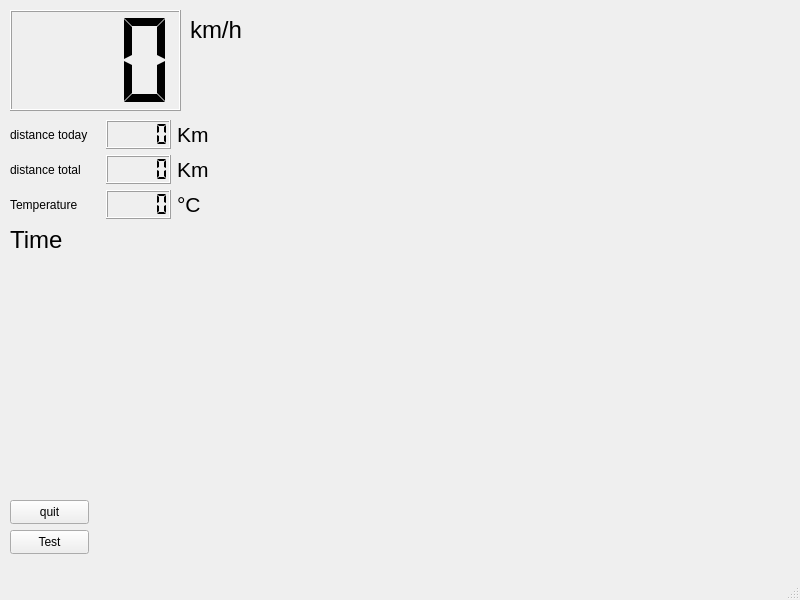
<?xml version="1.0" encoding="UTF-8"?>
<ui version="4.0">
 <class>Dashboard</class>
 <widget class="QMainWindow" name="Dashboard">
  <property name="geometry">
   <rect>
    <x>0</x>
    <y>0</y>
    <width>800</width>
    <height>600</height>
   </rect>
  </property>
  <property name="windowTitle">
   <string>Dashboard</string>
  </property>
  <property name="styleSheet">
   <string notr="true"/>
  </property>
  <widget class="QWidget" name="centralwidget">
   <widget class="QLCDNumber" name="speedCounter">
    <property name="geometry">
     <rect>
      <x>10</x>
      <y>10</y>
      <width>171</width>
      <height>101</height>
     </rect>
    </property>
    <property name="font">
     <font>
      <pointsize>18</pointsize>
     </font>
    </property>
    <property name="autoFillBackground">
     <bool>false</bool>
    </property>
    <property name="styleSheet">
     <string notr="true"/>
    </property>
    <property name="digitCount">
     <number>3</number>
    </property>
    <property name="segmentStyle">
     <enum>QLCDNumber::Flat</enum>
    </property>
    <property name="value" stdset="0">
     <double>0.000000000000000</double>
    </property>
   </widget>
   <widget class="QLabel" name="label_3">
    <property name="geometry">
     <rect>
      <x>190</x>
      <y>10</y>
      <width>61</width>
      <height>41</height>
     </rect>
    </property>
    <property name="sizePolicy">
     <sizepolicy hsizetype="Fixed" vsizetype="Preferred">
      <horstretch>0</horstretch>
      <verstretch>0</verstretch>
     </sizepolicy>
    </property>
    <property name="font">
     <font>
      <pointsize>18</pointsize>
     </font>
    </property>
    <property name="styleSheet">
     <string notr="true"/>
    </property>
    <property name="text">
     <string>km/h</string>
    </property>
    <property name="textFormat">
     <enum>Qt::RichText</enum>
    </property>
   </widget>
   <widget class="QPushButton" name="testButton">
    <property name="geometry">
     <rect>
      <x>10</x>
      <y>530</y>
      <width>79</width>
      <height>24</height>
     </rect>
    </property>
    <property name="text">
     <string>Test</string>
    </property>
   </widget>
   <widget class="QPushButton" name="quitButton">
    <property name="geometry">
     <rect>
      <x>10</x>
      <y>500</y>
      <width>79</width>
      <height>24</height>
     </rect>
    </property>
    <property name="text">
     <string>quit</string>
    </property>
   </widget>
   <widget class="QWidget" name="layoutWidget">
    <property name="geometry">
     <rect>
      <x>10</x>
      <y>120</y>
      <width>231</width>
      <height>134</height>
     </rect>
    </property>
    <layout class="QGridLayout" name="gridLayout_2">
     <item row="2" column="0">
      <widget class="QLabel" name="label_4">
       <property name="text">
        <string>Temperature</string>
       </property>
      </widget>
     </item>
     <item row="0" column="0">
      <widget class="QLabel" name="label">
       <property name="sizePolicy">
        <sizepolicy hsizetype="Fixed" vsizetype="Preferred">
         <horstretch>0</horstretch>
         <verstretch>0</verstretch>
        </sizepolicy>
       </property>
       <property name="minimumSize">
        <size>
         <width>90</width>
         <height>0</height>
        </size>
       </property>
       <property name="styleSheet">
        <string notr="true"/>
       </property>
       <property name="text">
        <string>distance today</string>
       </property>
      </widget>
     </item>
     <item row="0" column="1">
      <widget class="QLCDNumber" name="distanceTodayCounter">
       <property name="minimumSize">
        <size>
         <width>0</width>
         <height>0</height>
        </size>
       </property>
       <property name="maximumSize">
        <size>
         <width>16777215</width>
         <height>40</height>
        </size>
       </property>
       <property name="font">
        <font>
         <weight>50</weight>
         <italic>false</italic>
         <bold>false</bold>
        </font>
       </property>
       <property name="layoutDirection">
        <enum>Qt::LeftToRight</enum>
       </property>
       <property name="styleSheet">
        <string notr="true"/>
       </property>
       <property name="smallDecimalPoint">
        <bool>false</bool>
       </property>
       <property name="numDigits">
        <number>5</number>
       </property>
       <property name="segmentStyle">
        <enum>QLCDNumber::Flat</enum>
       </property>
      </widget>
     </item>
     <item row="1" column="0">
      <widget class="QLabel" name="label_2">
       <property name="sizePolicy">
        <sizepolicy hsizetype="Fixed" vsizetype="Preferred">
         <horstretch>0</horstretch>
         <verstretch>0</verstretch>
        </sizepolicy>
       </property>
       <property name="minimumSize">
        <size>
         <width>90</width>
         <height>0</height>
        </size>
       </property>
       <property name="styleSheet">
        <string notr="true"/>
       </property>
       <property name="text">
        <string>distance total</string>
       </property>
      </widget>
     </item>
     <item row="1" column="1">
      <widget class="QLCDNumber" name="distanceTotalCounter">
       <property name="minimumSize">
        <size>
         <width>0</width>
         <height>0</height>
        </size>
       </property>
       <property name="maximumSize">
        <size>
         <width>16777215</width>
         <height>40</height>
        </size>
       </property>
       <property name="styleSheet">
        <string notr="true"/>
       </property>
       <property name="numDigits">
        <number>5</number>
       </property>
       <property name="segmentStyle">
        <enum>QLCDNumber::Flat</enum>
       </property>
      </widget>
     </item>
     <item row="2" column="1">
      <widget class="QLCDNumber" name="tempValue">
       <property name="minimumSize">
        <size>
         <width>0</width>
         <height>0</height>
        </size>
       </property>
       <property name="maximumSize">
        <size>
         <width>16777215</width>
         <height>40</height>
        </size>
       </property>
       <property name="styleSheet">
        <string notr="true"/>
       </property>
       <property name="segmentStyle">
        <enum>QLCDNumber::Flat</enum>
       </property>
      </widget>
     </item>
     <item row="2" column="2">
      <widget class="QLabel" name="label_5">
       <property name="font">
        <font>
         <pointsize>16</pointsize>
        </font>
       </property>
       <property name="text">
        <string>°C</string>
       </property>
      </widget>
     </item>
     <item row="1" column="2">
      <widget class="QLabel" name="label_6">
       <property name="font">
        <font>
         <pointsize>16</pointsize>
        </font>
       </property>
       <property name="text">
        <string>Km</string>
       </property>
      </widget>
     </item>
     <item row="0" column="2">
      <widget class="QLabel" name="label_7">
       <property name="font">
        <font>
         <pointsize>16</pointsize>
        </font>
       </property>
       <property name="text">
        <string>Km</string>
       </property>
      </widget>
     </item>
     <item row="3" column="0" colspan="3">
      <widget class="QLabel" name="timeField">
       <property name="font">
        <font>
         <pointsize>18</pointsize>
        </font>
       </property>
       <property name="text">
        <string>Time</string>
       </property>
      </widget>
     </item>
    </layout>
   </widget>
  </widget>
  <widget class="QMenuBar" name="menubar">
   <property name="geometry">
    <rect>
     <x>0</x>
     <y>0</y>
     <width>800</width>
     <height>19</height>
    </rect>
   </property>
  </widget>
  <widget class="QStatusBar" name="statusbar"/>
 </widget>
 <resources/>
 <connections>
  <connection>
   <sender>quitButton</sender>
   <signal>clicked()</signal>
   <receiver>Dashboard</receiver>
   <slot>close()</slot>
   <hints>
    <hint type="sourcelabel">
     <x>49</x>
     <y>530</y>
    </hint>
    <hint type="destinationlabel">
     <x>399</x>
     <y>299</y>
    </hint>
   </hints>
  </connection>
 </connections>
</ui>
